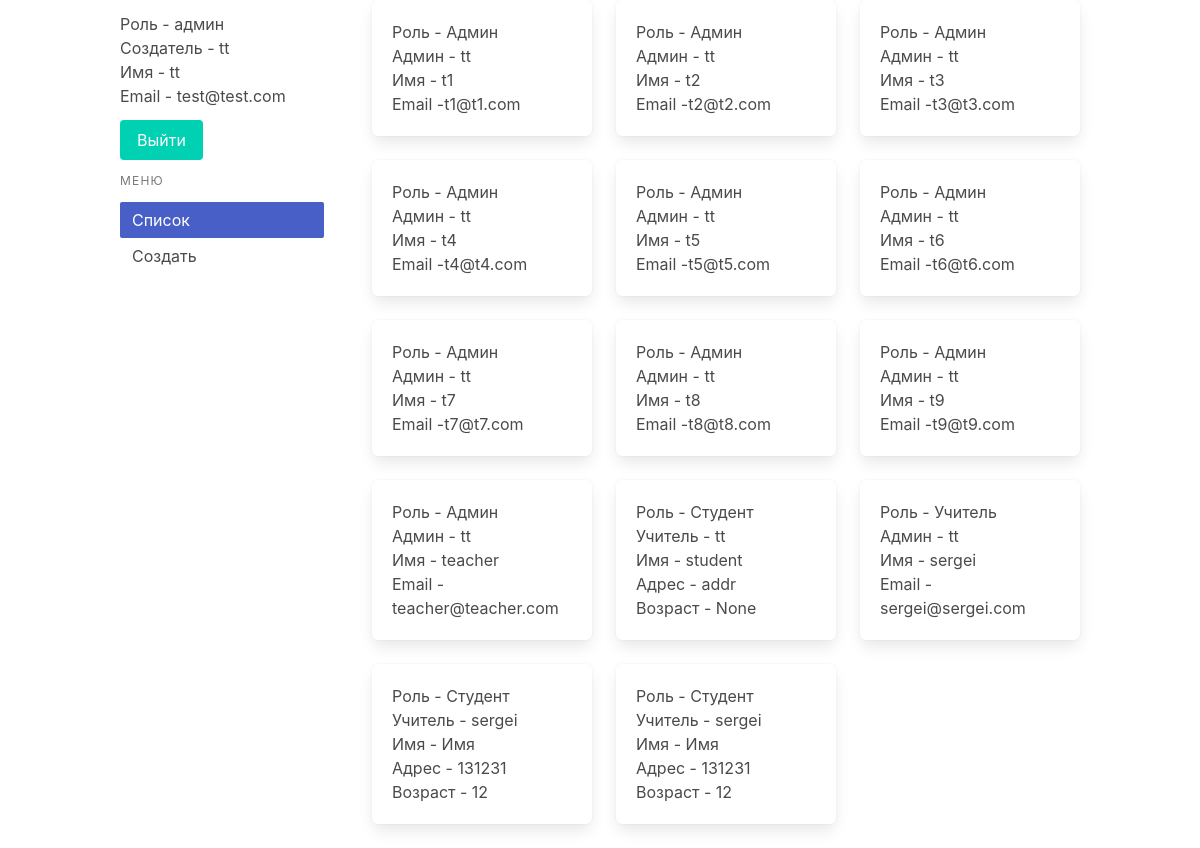
Screenshot of / (signed in) with the database file from the repository.
### app/models/user.py (models this page shows, shortened)
class User(db.Model, UserMixin):
    id = db.Column(db.Integer, primary_key=True)
    email = db.Column(db.String(120), index=True, unique=True)
    password = db.Column(db.String(128))
    name = db.Column(db.String(64), nullable=False)
    age = db.Column(db.Integer)
    address = db.Column(db.String(150))
    admin_id = db.Column(db.Integer, db.ForeignKey('user.id'))
    parent_admin = db.relationship('User',
                                   primaryjoin=('user.c.id==user.c.admin_id'),
                                   remote_side='User.id',
                                   backref=db.backref('admins'))
    teacher_id = db.Column(db.Integer, db.ForeignKey('user.id'))
    admin = db.relationship('User',
                            primaryjoin=('user.c.id==user.c.teacher_id'),
                            remote_side='User.id',
                            backref=db.backref('teachers'))
    student_id = db.Column(db.Integer, db.ForeignKey('user.id'))
    teacher = db.relationship('User',
                              primaryjoin=('user.c.id==user.c.student_id'),
                              remote_side='User.id',
                              backref=db.backref('students'))

### app/routes/index.py (the view)
@app.route('/')
@login_required
def index():
    users = []
    if current_user.admin_id is not None:
        users = User.query.filter(
            User.id != current_user.id,
        ).all()
    elif current_user.teacher_id is not None:
        users = User.query.filter(
            User.id != current_user.id,
            User.student_id == current_user.id
        ).all()
    return render_template('pages/index.html', users=users)

### app/models/__init__.py (called while the page is built)
@login.user_loader
def load_user(id):
    return User.query.get(int(id))

### app/templates/pages/index.html
{% extends "base.html" %}
{% set current_url = '/' %}
{% block content %}
  <main class='container'>
    <div class='columns is-variable is-6'>
      {% include "partials/_menu.html" %}
      <section class='column'>
        <div class='columns is-multiline'>
          {% for user in users %}
            <div class='column is-4'>
              <div class='box'>
                {% if user.admin_id is not none %}
                  <p>
                    Роль - Админ
                    <br/>
                    Админ - {{ user.parent_admin.name }}
                  </p>
                  <p>
                    Имя - {{ user.name }}
                  </p>
                  <p>
                    Email -{{ user.email }}
                  </p>
                {% elif user.teacher_id is not none %}
                  <p>
                    Роль - Учитель
                    <br/>
                    Админ - {{ user.admin.name }}
                  </p>
                  <p>
                    Имя - {{ user.name }}
                  </p>
                  <p>
                    Email -{{ user.email }}
                  </p>
                {% elif user.student_id is not none %}
                  <p>
                    Роль - Студент
                    <br/>
                    Учитель - {{ user.teacher.name }}
                  </p>
                    <p>
                    Имя - {{ user.name }}
                  </p>
                  <p>
                    Адрес - {{ user.address }}
                  </p>
                  <p>
                    Возраст - {{ user.age }}
                  </p>
                {% endif %}
              </div>
            </div>
          {% endfor %}
        </div>
      </section>
    </div>
  </main>
{% endblock %}

### app/templates/partials/_menu.html
<aside class='menu column is-3'>
  <p class='field'>
    <p class='control'>
      {% if current_user.admin_id is not none %}
        Роль - админ
        <br> Создатель -  {{ current_user.parent_admin.name }}
      {% elif current_user.teacher_id is not none %}
        Роль - учитель
        <br> Создатель -  {{ current_user.admin.name }}
      {% endif %}
    </p>
    <p class='control'>
      Имя - {{ current_user.name }}
    </p>
    <p class='control'>
      Email - {{ current_user.email }}
    </p>
  </p>
  <p class='field'>
    <p class='control'>
      <a href='{{ url_for("logout") }}' class='button is-primary'>Выйти</a>
    </p>
  </p>
  <p class='menu-label'>
    Меню
  </p>
  <ul class='menu-list'>
    <li>
      <a href='{{ url_for("index") }}' class='{{ "is-active" if current_url == "/" }}'>Список</a>
    </li>
    <li>
      <a href='{{ url_for("create") }}' class='{{ "is-active" if current_url == "/create" }}'>Создать</a>
    </li>
  </ul>
</aside>

### rows the page displays
User: parent_admin.name "tt", name "tt", email "test@test.com"
User: parent_admin.name "tt", name "t1", email "t1@t1.com"
User: parent_admin.name "tt", name "t2", email "t2@t2.com"
User: parent_admin.name "tt", name "t3", email "t3@t3.com"
User: parent_admin.name "tt", name "t4", email "t4@t4.com"
User: parent_admin.name "tt", name "t5", email "t5@t5.com"
User: parent_admin.name "tt", name "t6", email "t6@t6.com"
User: parent_admin.name "tt", name "t7", email "t7@t7.com"
User: parent_admin.name "tt", name "t8", email "t8@t8.com"
User: parent_admin.name "tt", name "t9", email "t9@t9.com"
User: parent_admin.name "tt", name "teacher", email "teacher@teacher.com"
User: teacher.name "tt", name "student", address "addr", age "None"
User: admin.name "tt", name "sergei", email "sergei@sergei.com"
User: teacher.name "sergei", name "Имя", address "131231", age "12"
User: teacher.name "sergei", name "Имя", address "131231", age "12"
